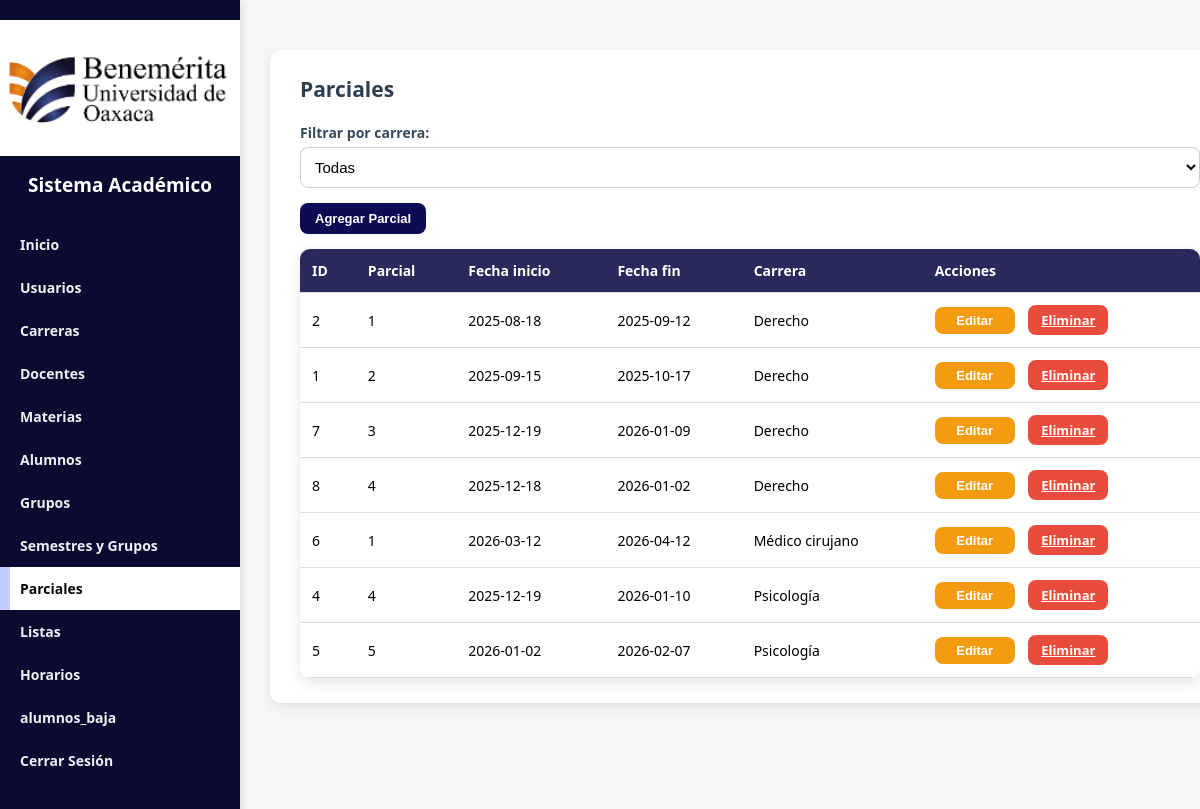
Page /views/parciales.php (signed in) on the earlier database version.
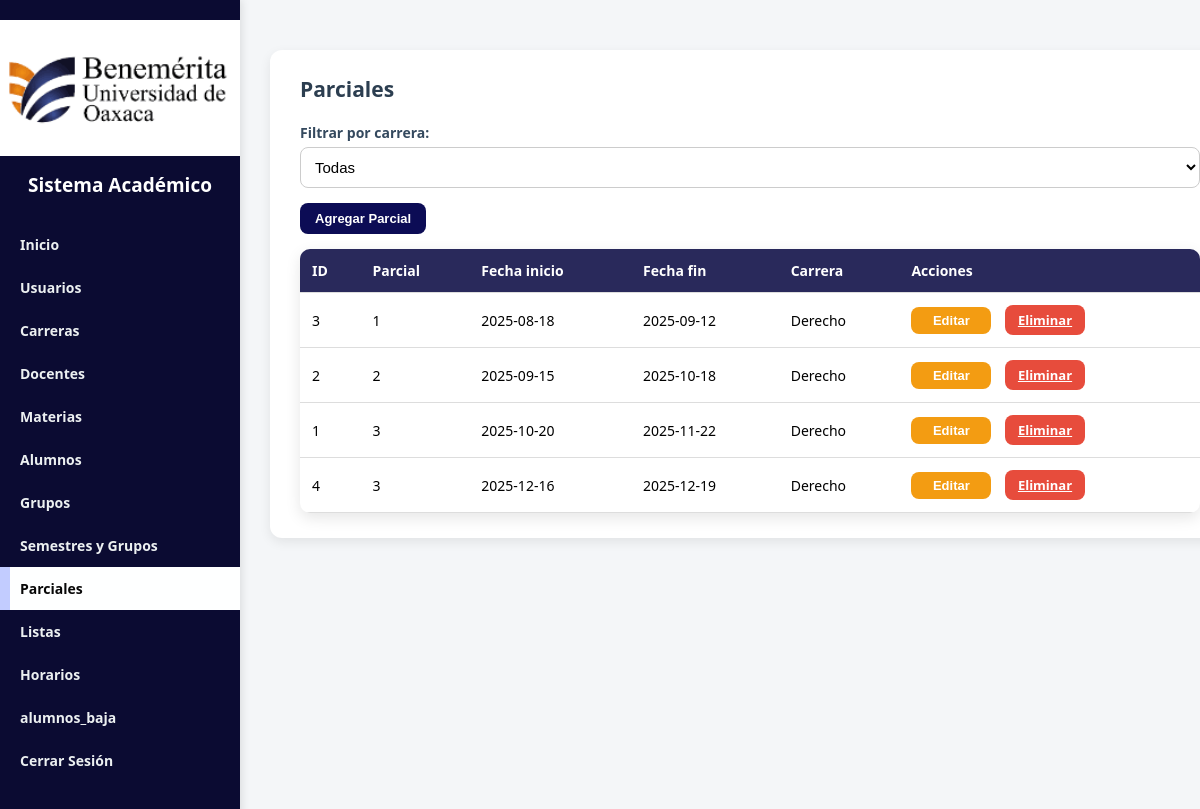
Same page on the later database version.
### tables this page shows
CREATE TABLE `parciales` (
  `id_parcial` int(11) NOT NULL AUTO_INCREMENT,
  `id_carrera` int(11) NOT NULL,
  `numero_parcial` int(11) NOT NULL,
  `fecha_inicio` date NOT NULL,
  `fecha_fin` date NOT NULL,
  PRIMARY KEY (`id_parcial`),
  KEY `fk_parcial_carrera` (`id_carrera`),
  CONSTRAINT `fk_parcial_carrera` FOREIGN KEY (`id_carrera`) REFERENCES `carreras` (`id_carrera`) ON DELETE CASCADE
);

CREATE TABLE `carreras` (
  `id_carrera` int(11) NOT NULL AUTO_INCREMENT,
  `nombre` varchar(150) NOT NULL,
  `clave` varchar(20) DEFAULT NULL,
  PRIMARY KEY (`id_carrera`)
);

### models/ParcialesModel.php (called while the page is built, shortened)
<?php
class ParcialesModel {
    private $conn;
    public function __construct($conexion) {
        $this->conn = $conexion;
    }
    public function getParciales($id_carrera = null) {
        if ($id_carrera) {
            $sql = "SELECT * FROM parciales WHERE id_carrera = $id_carrera ORDER BY numero_parcial ASC";
        } else {
            $sql = "SELECT p.*, c.nombre AS carrera
                    FROM parciales p
                    JOIN carreras c ON c.id_carrera = p.id_carrera
                    ORDER BY p.id_carrera, p.numero_parcial ASC";
        }
        return $this->conn->query($sql)->fetch_all(MYSQLI_ASSOC);
    }
}
?>

### views/parciales.php (the view, shortened to what this page needs)
<?php
require_once "../config/conexion.php";
require_once "../models/ParcialesModel.php";
$rol = $_SESSION['rol'];
$id_carrera = ($rol === 'coordinador') ? $_SESSION['id_carrera'] : null;
$model = new ParcialesModel($conn);
$parciales = $model->getParciales($id_carrera);
?>
<div class="container-form">
    <h2>Parciales</h2>
    <?php if ($rol === 'admin'): ?>
        <div class="filtros-container" style="margin-bottom:15px;">
            <div>
                <label>Filtrar por carrera:</label>
                <select id="filtroCarrera">
                    <option value="">Todas</option>
                </select>
            </div>
        </div>
    <?php endif; ?>
    <button class="btn-agregar" onclick="abrirModal()">Agregar Parcial</button>
    <table class="tabla-docentes">
        <thead>
            <tr>
                <th>ID</th>
                <th>Parcial</th>
                <th>Fecha inicio</th>
                <th>Fecha fin</th>
                <?php if ($rol === 'admin'): ?><th>Carrera</th><?php endif; ?>
                <th>Acciones</th>
            </tr>
        </thead>
        <tbody>
            <?php foreach ($parciales as $p): ?>
                <tr data-id="<?= $p['id_parcial'] ?>"
                    data-numero="<?= $p['numero_parcial'] ?>"
                    data-inicio="<?= $p['fecha_inicio'] ?>"
                    data-fin="<?= $p['fecha_fin'] ?>"
                    data-id_carrera="<?= $p['id_carrera'] ?>">
                    <td><?= $p['id_parcial'] ?></td>
                    <td><?= $p['numero_parcial'] ?></td>
                    <td><?= $p['fecha_inicio'] ?></td>
                    <td><?= $p['fecha_fin'] ?></td>
                    <?php if ($rol === 'admin'): ?>
                        <td><?= $p['carrera'] ?></td>
                    <?php endif; ?>
                    <td>
                        <button class="btn-editar" onclick="abrirModal(<?= $p['id_parcial'] ?>)">Editar</button>
                        <a href="../controllers/ParcialesController.php?eliminar=<?= $p['id_parcial'] ?>"
                            class="btn-eliminar"
                            onclick="return confirm('¿Eliminar parcial?')">Eliminar</a>
                    </td>
                </tr>
            <?php endforeach; ?>
        </tbody>
    </table>
</div>
<?php
include "dashboard.php";
?>

Differences in the rows shown:
removed parciales: id_parcial "7", numero_parcial "3", fecha_inicio "2025-12-19", fecha_fin "2026-01-09", id_carrera.nombre "Derecho"
removed parciales: id_parcial "8", numero_parcial "4", fecha_inicio "2025-12-18", fecha_fin "2026-01-02", id_carrera.nombre "Derecho"
removed parciales: id_parcial "6", numero_parcial "1", fecha_inicio "2026-03-12", fecha_fin "2026-04-12", id_carrera.nombre "Médico cirujano"
removed parciales: id_parcial "5", numero_parcial "5", fecha_inicio "2026-01-02", fecha_fin "2026-02-07", id_carrera.nombre "Psicología"
added parciales: id_parcial "3", numero_parcial "1", fecha_inicio "2025-08-18", fecha_fin "2025-09-12", id_carrera.nombre "Derecho"
changed parciales id 2: numero_parcial "1" → "2"; fecha_inicio "2025-08-18" → "2025-09-15"; fecha_fin "2025-09-12" → "2025-10-18"
changed parciales id 1: numero_parcial "2" → "3"; fecha_inicio "2025-09-15" → "2025-10-20"; fecha_fin "2025-10-17" → "2025-11-22"
changed parciales id 4: numero_parcial "4" → "3"; fecha_inicio "2025-12-19" → "2025-12-16"; fecha_fin "2026-01-10" → "2025-12-19"; id_carrera.nombre "Psicología" → "Derecho"
